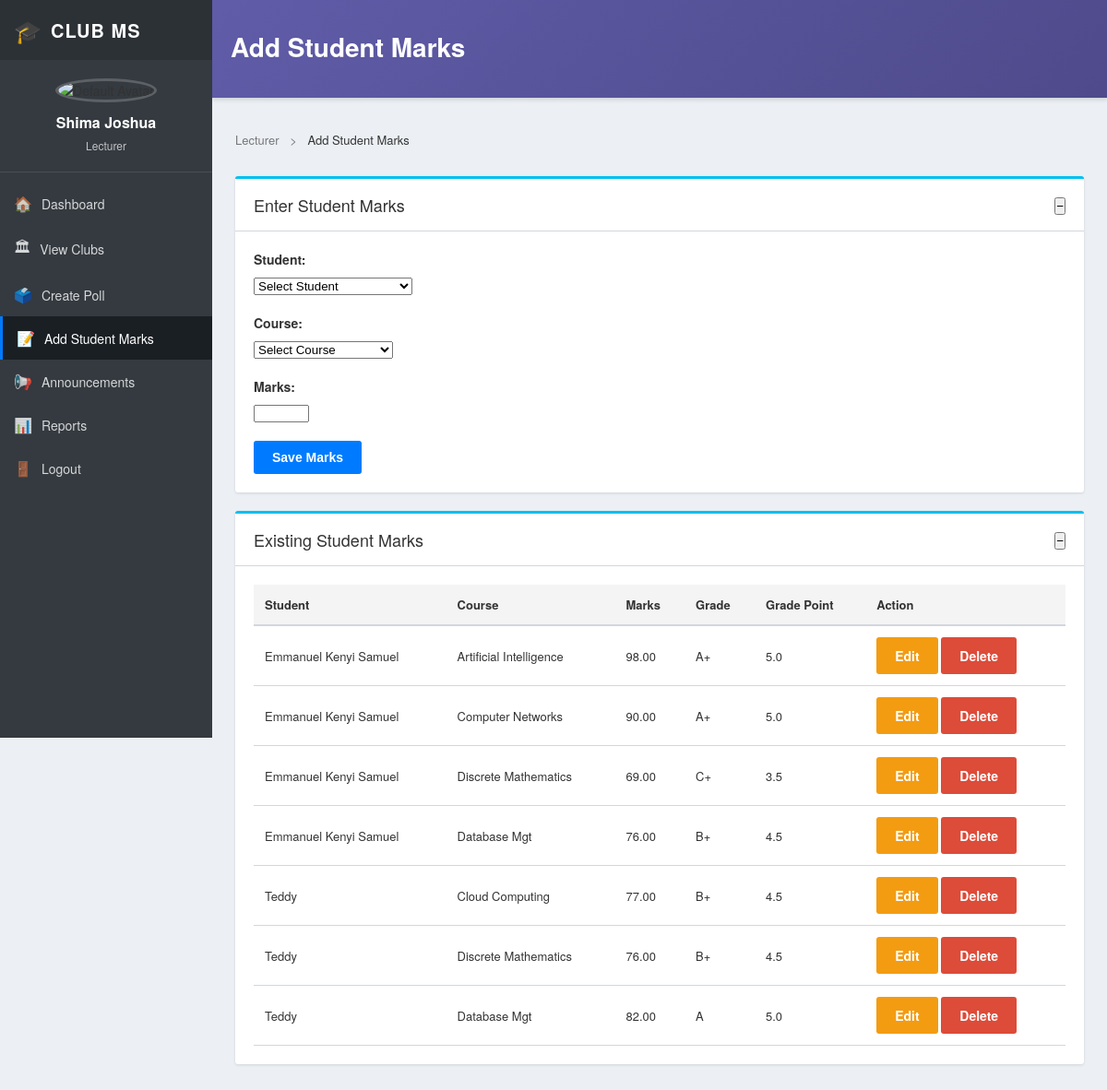
/users/dashboard/lecturer/add-marks/ (signed in), run on the app's committed database.
### users/models.py (models this page shows, shortened)
class Profile(models.Model):
    ROLE_CHOICES = [
        ("student", "Student"),
        ("lecturer", "Lecturer"),
        ("admin", "Admin"),
    ]
    user = models.OneToOneField(User, on_delete=models.CASCADE)
    role = models.CharField(max_length=20, choices=ROLE_CHOICES)
    name = models.CharField(max_length=100)

class StudentMark(models.Model):
    student = models.ForeignKey(User, on_delete=models.CASCADE, related_name='student_marks')
    course = models.ForeignKey(Course, on_delete=models.CASCADE)
    marks = models.DecimalField(max_digits=5, decimal_places=2)
    grade_letter = models.CharField(max_length=2, blank=True)
    grade_point = models.DecimalField(max_digits=3, decimal_places=1, blank=True, null=True)
    remarks = models.CharField(max_length=50, blank=True)
    semester = models.CharField(max_length=20, blank=True, null=True)
    date_recorded = models.DateTimeField(auto_now_add=True)

class Course(models.Model):
    code = models.CharField(max_length=10, unique=True)
    name = models.CharField(max_length=100)
    credit_units = models.PositiveIntegerField()

### users/views.py (the view, shortened to what this page needs)
# urls.py: path('dashboard/lecturer/add-marks/', views.lecturer_add_mark, name='lecturer_add_mark'),
@login_required
def lecturer_add_mark(request):
    profile = getattr(request.user, "profile", None)
    if not profile or profile.role.lower() != "lecturer":
        messages.error(request, "Only lecturers can add marks.")
        return redirect("dashboard")
    students = User.objects.filter(profile__role="student").select_related("profile").order_by("profile__name")
    courses = Course.objects.all().order_by("name")
    student_marks = StudentMark.objects.all().select_related("student__profile", "course")
    context = {
        "students": students,
        "courses": courses,
        "student_marks": student_marks,
    }
    return render(request, "users/lecturer_add_mark.html", context)

### users/templates/users/lecturer_add_mark.html (shortened to what this page needs)
{% load static %}
<!DOCTYPE html>
<html lang="en">
<head>
    <link rel="stylesheet" href="{% static 'css/lecturer_dashboard.css' %}?v=1">
</head>
<body>
<div class="dashboard-wrapper">
    <aside class="sidebar">
        <div class="sidebar-header">
            <div class="logo-section">
                <span class="logo-icon">🎓</span>
                <span class="logo-text">CLUB MS</span>
            </div>
        </div>
        <div class="user-profile">
            {% if user.profile.avatar %}
                <img src="{{ user.profile.avatar.url }}" alt="{{ user.profile.name }}" class="sidebar-avatar">
            {% else %}
                <img src="{% static 'images/default-avatar.png' %}" alt="Default Avatar" class="sidebar-avatar">
            {% endif %}
            <h3>{{ user.profile.name }}</h3>
            <p class="sidebar-role">{{ user.profile.role|title }}</p>
        </div>
        <nav class="sidebar-nav">
            <ul>
                <li><a href="{% url 'lecturer_dashboard' %}"><span class="nav-icon">🏠</span> Dashboard</a></li>
                <li><a href="{% url 'club_list' %}"><span class="nav-icon">🏛</span> View Clubs</a></li>
                <li><a href="{% url 'create_poll' %}"><span class="nav-icon">🗳️</span> Create Poll</a></li>
                <li><a href="{% url 'lecturer_add_mark' %}" class="active"><span class="nav-icon">📝</span> Add Student Marks</a></li>
                <li><a href="{% url 'announcements' %}"><span class="nav-icon">📢</span> Announcements</a></li>
                <li><a href="{% url 'reports' %}"><span class="nav-icon">📊</span> Reports</a></li>
                <li>
                    <form id="logout-form" action="{% url 'logout' %}" method="post" style="display:inline;">
                        <button type="submit" class="sidebar-link-btn">
                            <span class="nav-icon">🚪</span> Logout
                        </button>
                    </form>
                </li>
            </ul>
        </nav>
    </aside>
    <main class="dashboard-main">
        <header class="top-header">
            <div class="header-left">
                <h1 class="page-title">Add Student Marks</h1>
            </div>
        </header>
        <div class="dashboard-content">
            <div class="breadcrumb">
                <span>Lecturer</span>
                <span class="separator">></span>
                <span class="current">Add Student Marks</span>
            </div>
            <section class="panel">
                <div class="panel-header">
                    <h2>Enter Student Marks</h2>
                    <div class="panel-actions">
                        <button class="panel-toggle">−</button>
                    </div>
                </div>
                <div class="panel-body">
                    <form method="post" action="{% url 'lecturer_add_mark' %}">
                        <div class="form-group">
                            <label for="student">Student:</label>
                            <select name="student" id="student" required>
                                <option value="">Select Student</option>
                            </select>
                        </div>
                        <div class="form-group">
                            <label for="course">Course:</label>
                            <select name="course" id="course" required>
                                <option value="">Select Course</option>
                            </select>
                        </div>
                        <div class="form-group">
                            <label for="marks">Marks:</label>
                            <input type="number" name="marks" id="marks" min="0" max="100" required>
                        </div>
                        <button type="submit" class="btn btn-primary">Save Marks</button>
                    </form>
                </div>
            </section>
            <section class="panel">
                <div class="panel-header">
                    <h2>Existing Student Marks</h2>
                    <div class="panel-actions">
                        <button class="panel-toggle">−</button>
                    </div>
                </div>
                <div class="panel-body">
                    {% if student_marks %}
                        <div class="marks-table">
                            <table>
                                <thead>
                                    <tr>
                                        <th>Student</th>
                                        <th>Course</th>
                                        <th>Marks</th>
                                        <th>Grade</th>
                                        <th>Grade Point</th>
                                        <th>Action</th>
                                    </tr>
                                </thead>
                                <tbody>
                                    {% for mark in student_marks %}
                                        <tr>
                                            <td>{{ mark.student.profile.name }}</td>
                                            <td>{{ mark.course.name }}</td>
                                            <td>{{ mark.marks }}</td>
                                            <td>{{ mark.grade_letter }}</td>
                                            <td>{{ mark.grade_point }}</td>
                                            <td>
                                                <a href="{% url 'edit_mark' mark.id %}" class="btn btn-warning">Edit</a>
                                                <a href="{% url 'delete_mark' mark.id %}" class="btn btn-danger">Delete</a>
                                            </td>
                                        </tr>
                                    {% endfor %}
                                </tbody>
                            </table>
                        </div>
                    {% else %}
                        <div class="empty-state">
                            <div class="empty-icon">📝</div>
                            <h2>No Marks Added Yet</h2>
                            <p>Start by adding marks for your students above.</p>
                        </div>
                    {% endif %}
                </div>
            </section>
        </div>
    </main>
</div>
</body>
</html>

### static/css/lecturer_dashboard.css (style rules this page uses)
* { margin: 0; padding: 0; box-sizing: border-box; }
:root { --sidebar-bg: #343a40; --sidebar-text: #ffffff; --sidebar-active: #007bff; --main-bg: #ecf0f5; --card-blue: #00c0ef; --card-green: #00a65a; --card-yellow: #f39c12; --card-red: #dd4b39; --card-purple: #605ca8; --panel-bg: #ffffff; --text-dark: #333333; --text-muted: #777777; --border-color: #d2d6de; --hover-bg: #f4f4f4; }
body { font-family: 'Source Sans Pro', 'Helvetica Neue', Arial, sans-serif; background: var(--main-bg); color: var(--text-dark); font-size: 14px; }
.dashboard-wrapper { display: flex; min-height: 100vh; }
.sidebar { width: 230px; background: var(--sidebar-bg); position: fixed; height: 100vh; left: 0; top: 0; z-index: 100; overflow-y: auto; transition: all 0.3s; }
.sidebar-header { padding: 15px; background: #2c3136; }
.logo-section { display: flex; align-items: center; gap: 10px; color: var(--sidebar-text); }
.logo-icon { font-size: 24px; }
.logo-text { font-size: 20px; font-weight: 600; letter-spacing: 1px; }
.user-profile { padding: 20px 15px; text-align: center; border-bottom: 1px solid rgba(255, 255, 255, 0.1); }
.sidebar-avatar { width: 60px; height: 60px; border-radius: 50%; object-fit: cover; margin-bottom: 10px; border: 3px solid rgba(255, 255, 255, 0.2); }
.user-profile h3 { font-size: 16px; color: var(--sidebar-text); margin-bottom: 5px; font-weight: 600; }
.sidebar-role { font-size: 12px; color: rgba(255, 255, 255, 0.7); }
.sidebar-nav { padding: 10px 0; }
.sidebar-nav ul { list-style: none; }
.sidebar-nav li { margin: 0; }
.sidebar-nav a { display: flex; align-items: center; padding: 12px 15px; color: rgba(255, 255, 255, 0.8); text-decoration: none; transition: all 0.3s; font-size: 14px; }
.sidebar-nav a.active { background: #1a1f24; color: var(--sidebar-text); border-left: 3px solid var(--sidebar-active); }
.sidebar-link-btn { width: 100%; display: flex; align-items: center; padding: 12px 15px; color: rgba(255, 255, 255, 0.8); background: none; border: none; text-align: left; font-size: 14px; font-family: inherit; cursor: pointer; transition: all 0.3s; }
.nav-icon { margin-right: 10px; font-size: 16px; }
.dashboard-main { margin-left: 230px; flex: 1; display: flex; flex-direction: column; min-height: 100vh; }
.top-header { background: linear-gradient(135deg, var(--card-purple) 0%, #4e4a8b 100%); color: white; padding: 30px 20px; border-bottom: 1px solid var(--border-color); position: sticky; top: 0; z-index: 50; box-shadow: 0 2px 4px rgba(0,0,0,0.1); }
.top-header h1 { font-size: 28px; font-weight: 600; margin-bottom: 5px; }
.dashboard-content { padding: 25px; flex: 1; }
.btn { padding: 10px 20px; border: none; border-radius: 3px; font-size: 14px; cursor: pointer; text-decoration: none; display: inline-block; transition: all 0.3s; font-weight: 600; background: var(--card-blue); color: white; }
.btn-primary { background: var(--sidebar-active); }
.btn-warning { background: var(--card-yellow); }
.btn-danger { background: var(--card-red); }
.panel { background: var(--panel-bg); border-radius: 3px; box-shadow: 0 1px 3px rgba(0,0,0,0.12); border-top: 3px solid var(--card-blue); margin-bottom: 20px; }
.panel-header { padding: 15px 20px; border-bottom: 1px solid var(--border-color); display: flex; justify-content: space-between; align-items: center; }
.panel-header h2 { font-size: 18px; font-weight: 400; color: var(--text-dark); }
.panel-body { padding: 20px; }
table { width: 100%; border-collapse: collapse; }
th { background: var(--hover-bg); padding: 12px; text-align: left; font-weight: 600; font-size: 13px; color: var(--text-dark); border-bottom: 2px solid var(--border-color); }
td { padding: 12px; border-bottom: 1px solid var(--border-color); font-size: 13px; }
.breadcrumb { font-size: 13px; color: var(--text-muted); margin-bottom: 20px; padding: 10px 0; }
.breadcrumb .separator { margin: 0 8px; }
.breadcrumb .current { color: var(--text-dark); }
.form-group { margin-bottom: 20px; }
.form-group label { display: block; font-size: 14px; font-weight: 600; margin-bottom: 8px; color: var(--text-dark); }

### data on the page
StudentMark: student.profile.name "Emmanuel Kenyi Samuel", course.name "Artificial Intelligence", marks "98.00", grade_letter "A+", grade_point "5.0"
StudentMark: student.profile.name "Emmanuel Kenyi Samuel", course.name "Computer Networks", marks "90.00", grade_letter "A+", grade_point "5.0"
StudentMark: student.profile.name "Emmanuel Kenyi Samuel", course.name "Discrete Mathematics", marks "69.00", grade_letter "C+", grade_point "3.5"
StudentMark: student.profile.name "Emmanuel Kenyi Samuel", course.name "Database Mgt", marks "76.00", grade_letter "B+", grade_point "4.5"
StudentMark: student.profile.name "Teddy", course.name "Cloud Computing", marks "77.00", grade_letter "B+", grade_point "4.5"
StudentMark: student.profile.name "Teddy", course.name "Discrete Mathematics", marks "76.00", grade_letter "B+", grade_point "4.5"
StudentMark: student.profile.name "Teddy", course.name "Database Mgt", marks "82.00", grade_letter "A", grade_point "5.0"

### other printed values
{{ user.profile.name }} "Shima Joshua"
{{ user.profile.role|title }} "Lecturer"
